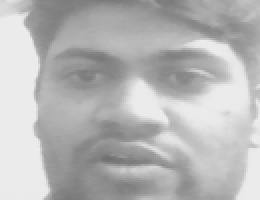
#> input picture datasets/manish/1.png, 130 x 100 px, found by its file name (shown 2 times larger)
$ python face_recognize.py
#> lines starting #> are read from the running program, lines starting #| are printed output that depends on the picture; after the words box and inside, x2 and y2 are one past the last pixel; in counts of white or black regions, pixels touching at a corner belong together
import cv2
import sys
import numpy
import os
size = 4
haar_file = 'haarcascade_frontalface_default.xml'
datasets = 'D:\\coffeee\\face detection\\datasets'  #All the faces data will be present this folder
print('Recognizing Face Please Be in sufficient Light Conditions...')
# Create a list of images and a list of corresponding names
(images, lables, names, id) = ([], [], {}, 0)
for (subdirs, dirs, files) in os.walk(datasets):
    for subdir in dirs:
        names[id] = subdir
        subjectpath = os.path.join(datasets, subdir)
        for filename in os.listdir(subjectpath):
            path = subjectpath + '/' + filename
            lable = id
            images.append(cv2.imread(path, 0))
            lables.append(int(lable))
        id += 1
#> id = 1
(width, height) = (230, 200)

# Create a Numpy array from the two lists above
(images, lables) = [numpy.array(lis) for lis in [images, lables]]

# OpenCV trains a model from the images
# NOTE FOR OpenCV2: remove '.face'
model = cv2.face.LBPHFaceRecognizer_create()
model.train(images, lables)

# Part 2: Use fisherRecognizer on camera stream
face_cascade = cv2.CascadeClassifier(cv2.data.haarcascades +'haarcascade_frontalface_default.xml')
webcam = cv2.VideoCapture(0)
while True:
    (_, im) = webcam.read()
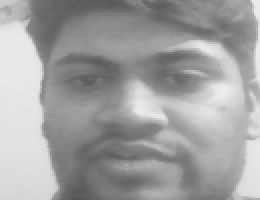
#> input picture datasets/manish/12.png, 130 x 100 px, given in place of the camera (shown 2 times larger)
#> im is the input picture: shape (100, 130, 3); min 87, max 236, mean 160.5
    gray = cv2.cvtColor(im, cv2.COLOR_BGR2GRAY)
    faces = face_cascade.detectMultiScale(gray, 1.3, 5)
    for (x, y, w, h) in faces:
        cv2.rectangle(im, (x, y), (x+w, y+h), (255, 0, 0), 2)
        face = gray[y:y + h, x:x + w]
        face_resize = cv2.resize(face, (width, height))
        # Try to recognize the face
        prediction = model.predict(face_resize)
        cv2.rectangle(im, (x, y), (x + w, y + h), (0, 255, 0), 3)

        if prediction[1] < 500:

            cv2.putText(im, '%s - %.0f' % (names[prediction[0]], prediction[1]),
                        (x-10, y-10), cv2.FONT_HERSHEY_PLAIN, 1, (0, 255, 0))
        else:
            cv2.putText(im, 'not recognized', (x-10, y-10),
                        cv2.FONT_HERSHEY_PLAIN, 1, (0, 255, 0))
#> this loop made 1 pass
#> pass 1, `face = gray[y:y + h, x:x + w]`:
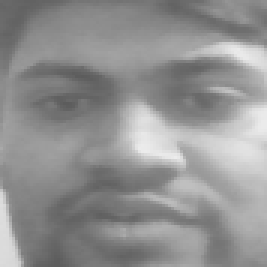
#> face: shape (89, 89) (shown 3 times larger); min 92, max 236, mean 145.4
#> pass 1, `face_resize = cv2.resize(face, (width, height))`:
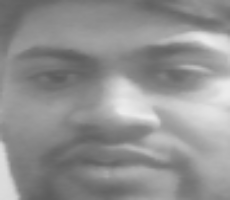
#> face_resize: shape (200, 230); min 92, max 236, mean 145.2
#> after the loop:
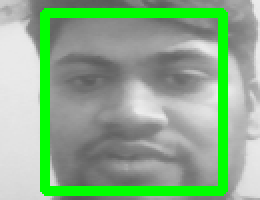
#> im: shape (100, 130, 3) (shown 2 times larger); 13.6% of pixels changed, all inside (x1, y1, x2, y2) = (20, 4, 114, 98)

    cv2.imshow('OpenCV', im)

    key = cv2.waitKey(10)
#> (key Esc is pressed here)
    if key == 27:
        break
